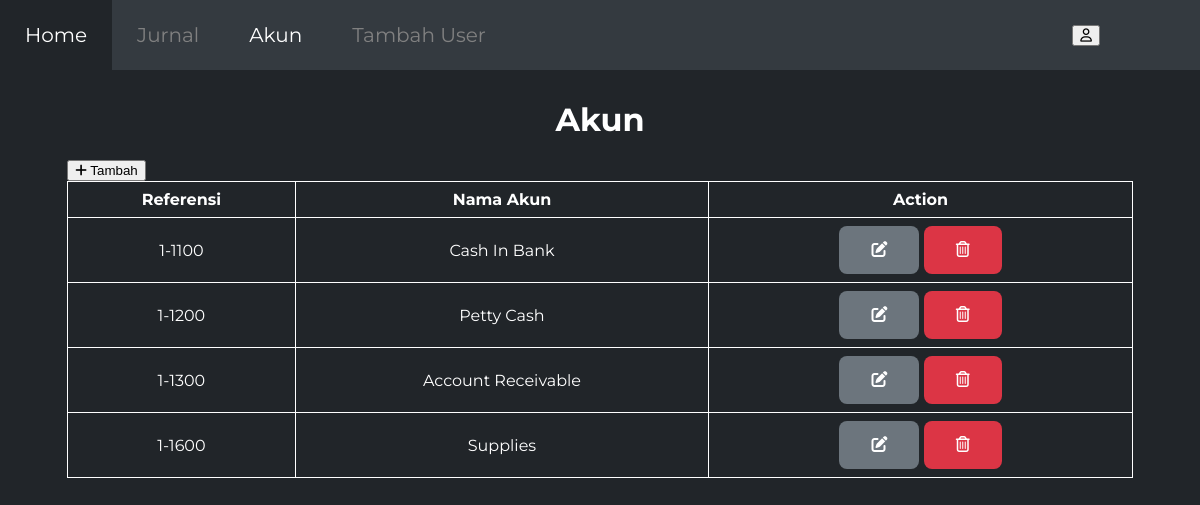
Page /html/akun.php (signed in) on the committed database.
### tables this page shows
CREATE TABLE `account` (
  `id_account` int(11) NOT NULL,
  `account_name` varchar(225) NOT NULL,
  `no_account` varchar(225) NOT NULL
);

### html/akun.php (the view, shortened to what this page needs)
<?php
include '../php/koneksi.php';
?>
<!DOCTYPE html>
<html lang="en">
  <head>
    <link rel="stylesheet" href="../css/style.css" />
  </head>
  <body>
    <div class="navbar">
      <ul>
        <li><a href="../index.php">Home</a></li>
        <li><a href="./jurnal.php">Jurnal</a></li>
        <li class="nav-active"><a href="./akun.php">Akun</a></li>
        <?php
           if ($_SESSION['role'] == 'administrator') {
                echo'<li><a href="./register.php">Tambah User</a></li>';
            }
        ?>
        <button class="btn-akun right-link outBtn" data-modal-id="outModal"><i class="fa-regular fa-user"></i></button>
      </ul>
    </div>
    <div class="j-table">
      <h1 class="center-txt" style="margin-top: 100px">Akun</h1>
      <button class="btn-add addBtn" data-modal-id="addModal"><i class="fa-solid fa-plus"> </i> Tambah</button>
      <table>
        <tr class="montfont-b">
          <th>Referensi</th>
          <th>Nama Akun</th>
          <th>Action</th>
        </tr>
        <?php
        $result = $koneksi->query("SELECT * FROM account ORDER BY no_account");
        while ($row = $result->fetch_assoc()) {
            echo "<tr>";
            echo "<td>" . $row['no_account'] . "</td>";
            echo "<td>" . $row['account_name'] . "</td>";
            echo '<td>
            <button class="btn-edit editBtn" data-modal-id="editModal-'. $row['id_account'] .'" action="edit">
            <i class="fa-solid fa-pen-to-square"></i>
            </button>
              <div id="editModal-'. $row['id_account'] .'" class="modal" >
                <div class="modal-content">
                  <div class="modal-header">
                    <span class="closeEd">&times;</span>
                    <h2>Edit Data</h2>
                  </div>
                  <div class="modal-body">
                <form method="post" class="form-input">
                  <input type="hidden" name="id-akun" id="id-akun" value='. $row['id_account'] .'>
                  <label for="referensi">Referensi</label>
                  <br>
                  <input
                    type="text"
                    name="referensi"
                    id="referensi"
                    style="margin-bottom: 30px"
                    value="'.$row['no_account'].'"
                  />
                  <br />
                  <label for="nama-akun">Nama Akun</label>
                  <br>
                  <input
                    type="text"
                    name="nama-akun"
                    id="nama-akun"
                    style="margin-bottom: 30px"
                    value="'. $row['account_name'] .'"
                  />
                  <br />
                  <button class="btn-submit" type="update" name="update">Edit</button>
                </form>
                  </div>
                </div>
              </div>
            <button class="btn-delete deleteBtn" data-modal-id="deleteModal-'. $row['id_account'] .'">
            <i class="fa-regular fa-trash-can"></i>
            </button>
            <div id="deleteModal-'. $row['id_account'] .'" class="modal">
              <div class="modal-content">
                <div class="modal-header">
                  <span class="closeDel">&times;</span>
                  <h2>Delete Data</h2>
                </div>
                <div class="modal-body">
                  <p>Are You Sure ?</p>
                </div>
                <div class="modal-footer">';
                  echo '
                  <button class="btn-edit noButtons" >No</button>
                </div>
              </div>
            </div>
          </td>';
            echo "</tr>";
        }
        ?>
      </table>
    </div>
  </body>
</html>

### css/style.css (style rules this page uses)
html { font-family: "Montserrat", sans-serif; font-weight: 400; background-color: #212529; color: white; }
.montfont-b { font-weight: 700; }
.navbar { font-size: 20px; background-color: #343a40; position: fixed; width: 100%; left: 0; top: 0; padding: 0; text-align: center; }
.navbar ul { list-style-type: none; margin: 0; padding: 0; display: flex; justify-content: space-between; align-items: center; }
.navbar ul li a { text-decoration: none; color: grey; display: block; text-align: center; padding: 23px 25px; }
.navbar ul li.nav-active a { color: white; }
.right-link { margin-left: auto; margin-right: 100px; }
.center-txt { text-align: center; }
.j-table { margin-top: 5%; margin-left: 5%; margin-right: 5%; }
.btn-edit { background-color: #6c757d; border: none; color: white; padding: 15px 32px; text-align: center; text-decoration: none; display: inline-block; font-size: 16px; border-radius: 8px; transition-duration: 0.3s; }
.btn-delete { background-color: #dc3545; border: none; color: white; padding: 15px 32px; text-align: center; text-decoration: none; display: inline-block; font-size: 16px; border-radius: 8px; transition-duration: 0.3s; }
table { margin: auto; border-collapse: collapse; color: white; width: 100%; }
th, td { border: 1px solid white; padding: 8px; text-align: center; }

### rows in the picture
account: no_account "1-1100", account_name "Cash In Bank"
account: no_account "1-1200", account_name "Petty Cash"
account: no_account "1-1300", account_name "Account Receivable"
account: no_account "1-1600", account_name "Supplies"
